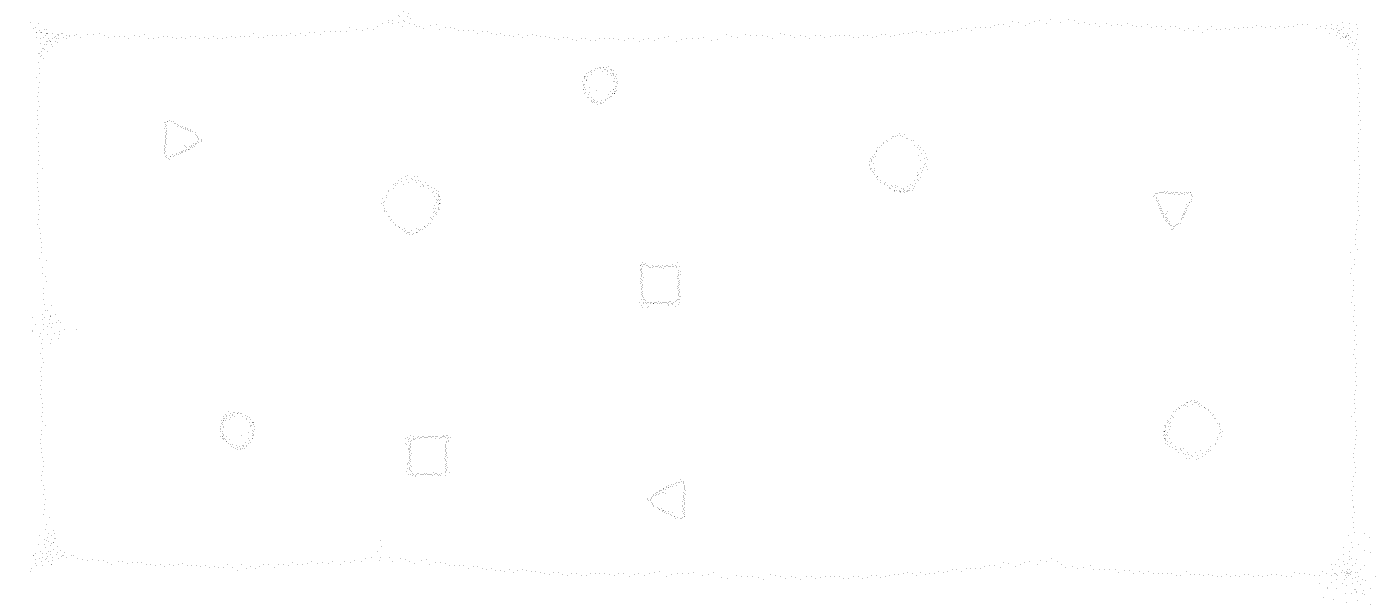
%> input picture Algorithm/matlab preprocess/test_plane.png, 2768 x 1220 px (shown at 1/2 size)
$ octave meshing.m   (GNU Octave 9; MATLAB toolbox functions it lacks are replaced by stand-ins)
%> lines starting %> are read from the running program, lines starting %| are printed output that depends on the picture
clc;
clear;
%% Step 1: Read image Read in
RGB = imread('test_plane.png');
%> RGB is the input picture: size 1220x2768x3 uint8; 99.9% white; black in thin lines or dots
RGB = imresize(RGB,0.3);
%> RGB: size 366x831x3 uint8

% Step 2: Convert image from rgb to gray
GRAY = rgb2gray(RGB);

% Step 3: Threshold the image Convert the image to black and white in order
% to prepare for boundary tracing using bwboundaries.
threshold = graythresh(GRAY);
%> threshold = 0.965
BW = im2bw(GRAY, threshold);
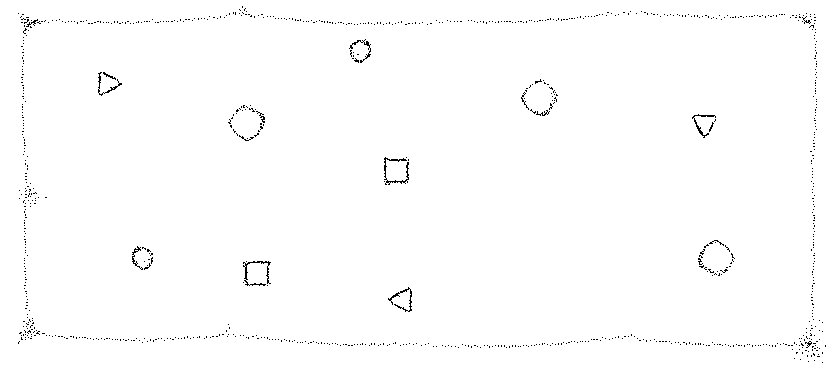
%> BW: size 366x831 logical; 99.1% white; black in thin lines or dots
imshow(BW);
title('Binary Image');

%%
X=[];
Y=[];
A=size(BW);
%> A = [366 831]
lenX=A(1,1);
%> lenX = 366
lenY=A(1,2);
%> lenY = 831
for i=1:lenX
    for j=1:lenY
        if BW(i,j)==0
           X=[X,i];
           Y=[Y,j];
        end


    end

end
%> after the loop, X = 2597 values from 7 to 363; Y = 2597 values, max 826 at index 2521, min 19 at index 20, mean 398.7

%%
figure(1);
plot(X,Y,'o');
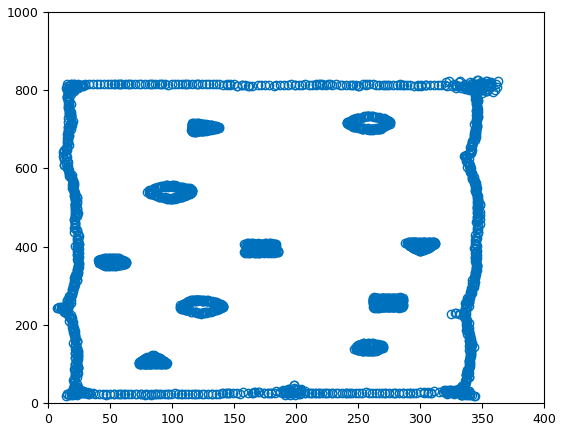
%> figure redrawn from the program's plot data
saveas(figure(1),'bold.png');
%%
X=X';
Y=Y';
%> (the run ends here)
